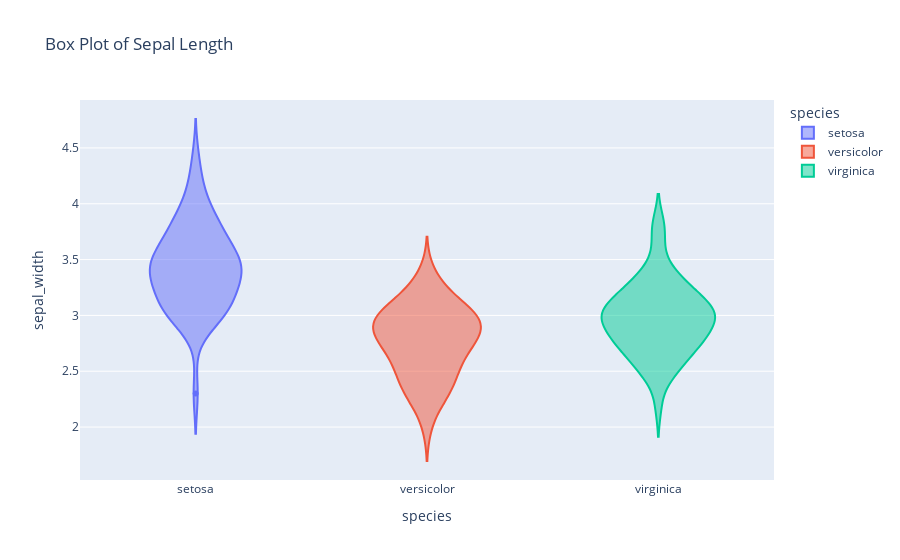

The cell this chart's notebook holds for it:
### Markdown cell above
# Violin plot using plotly

### Code cell
#violin plot on iris dataset

fig8= px.violin(iris,x="species",y="sepal_width",color="species",title="Box Plot of Sepal Length")
fig8.show()

#saving the plot in outputs folder
fig8.write_image("./outputs/violin_plot.png",scale=3)  #scale is used to enhance the quality of the plot

### Figure 1 — Plotly figure (JSON) as saved in the notebook; plotly's stock layout.template omitted (floating-point values rounded to 4 significant figures)
{"data": [{"alignmentgroup": "True", "box": {"visible": false}, "hovertemplate": "species=%{x}<br>sepal_width=%{y}<extra></extra>", "legendgroup": "setosa", "marker": {"color": "#636efa"}, "name": "setosa", "offsetgroup": "setosa", "orientation": "v", "scalegroup": "True", "showlegend": true, "type": "violin", "x": ["setosa", "setosa", "setosa", "setosa", "setosa", "setosa", "setosa", "setosa", "setosa", "setosa", "setosa", "setosa", "setosa", "setosa", "setosa", "setosa", "setosa", "setosa", "setosa", "setosa", "setosa", "setosa", "setosa", "setosa", "setosa", "setosa", "setosa", "setosa", "setosa", "setosa", "setosa", "setosa", "setosa", "setosa", "setosa", "setosa", "setosa", "setosa", "setosa", "setosa", "setosa", "setosa", "setosa", "setosa", "setosa", "setosa", "setosa", "setosa", "setosa", "setosa"], "x0": " ", "xaxis": "x", "y": [3.5, 3, 3.2, 3.1, 3.6, 3.9, 3.4, 3.4, 2.9, 3.1, 3.7, 3.4, 3, 3, 4, 4.4, 3.9, 3.5, 3.8, 3.8, 3.4, 3.7, 3.6, 3.3, 3.4, 3, 3.4, 3.5, 3.4, 3.2, 3.1, 3.4, 4.1, 4.2, 3.1, 3.2, 3.5, 3.6, 3, 3.4, 3.5, 2.3, 3.2, 3.5, 3.8, 3, 3.8, 3.2, 3.7, 3.3], "y0": " ", "yaxis": "y"}, {"alignmentgroup": "True", "box": {"visible": false}, "hovertemplate": "species=%{x}<br>sepal_width=%{y}<extra></extra>", "legendgroup": "versicolor", "marker": {"color": "#EF553B"}, "name": "versicolor", "offsetgroup": "versicolor", "orientation": "v", "scalegroup": "True", "showlegend": true, "type": "violin", "x": ["versicolor", "versicolor", "versicolor", "versicolor", "versicolor", "versicolor", "versicolor", "versicolor", "versicolor", "versicolor", "versicolor", "versicolor", "versicolor", "versicolor", "versicolor", "versicolor", "versicolor", "versicolor", "versicolor", "versicolor", "versicolor", "versicolor", "versicolor", "versicolor", "versicolor", "versicolor", "versicolor", "versicolor", "versicolor", "versicolor", "versicolor", "versicolor", "versicolor", "versicolor", "versicolor", "versicolor", "versicolor", "versicolor", "versicolor", "versicolor", "versicolor", "versicolor", "versicolor", "versicolor", "versicolor", "versicolor", "versicolor", "versicolor", "versicolor", "versicolor"], "x0": " ", "xaxis": "x", "y": [3.2, 3.2, 3.1, 2.3, 2.8, 2.8, 3.3, 2.4, 2.9, 2.7, 2, 3, 2.2, 2.9, 2.9, 3.1, 3, 2.7, 2.2, 2.5, 3.2, 2.8, 2.5, 2.8, 2.9, 3, 2.8, 3, 2.9, 2.6, 2.4, 2.4, 2.7, 2.7, 3, 3.4, 3.1, 2.3, 3, 2.5, 2.6, 3, 2.6, 2.3, 2.7, 3, 2.9, 2.9, 2.5, 2.8], "y0": " ", "yaxis": "y"}, {"alignmentgroup": "True", "box": {"visible": false}, "hovertemplate": "species=%{x}<br>sepal_width=%{y}<extra></extra>", "legendgroup": "virginica", "marker": {"color": "#00cc96"}, "name": "virginica", "offsetgroup": "virginica", "orientation": "v", "scalegroup": "True", "showlegend": true, "type": "violin", "x": ["virginica", "virginica", "virginica", "virginica", "virginica", "virginica", "virginica", "virginica", "virginica", "virginica", "virginica", "virginica", "virginica", "virginica", "virginica", "virginica", "virginica", "virginica", "virginica", "virginica", "virginica", "virginica", "virginica", "virginica", "virginica", "virginica", "virginica", "virginica", "virginica", "virginica", "virginica", "virginica", "virginica", "virginica", "virginica", "virginica", "virginica", "virginica", "virginica", "virginica", "virginica", "virginica", "virginica", "virginica", "virginica", "virginica", "virginica", "virginica", "virginica", "virginica"], "x0": " ", "xaxis": "x", "y": [3.3, 2.7, 3, 2.9, 3, 3, 2.5, 2.9, 2.5, 3.6, 3.2, 2.7, 3, 2.5, 2.8, 3.2, 3, 3.8, 2.6, 2.2, 3.2, 2.8, 2.8, 2.7, 3.3, 3.2, 2.8, 3, 2.8, 3, 2.8, 3.8, 2.8, 2.8, 2.6, 3, 3.4, 3.1, 3, 3.1, 3.1, 3.1, 2.7, 3.2, 3.3, 3, 2.5, 3, 3.4, 3], "y0": " ", "yaxis": "y"}], "layout": {"legend": {"title": {"text": "species"}, "tracegroupgap": 0}, "title": {"text": "Box Plot of Sepal Length"}, "violinmode": "overlay", "xaxis": {"anchor": "y", "categoryarray": ["setosa", "versicolor", "virginica"], "categoryorder": "array", "domain": [0, 1], "title": {"text": "species"}}, "yaxis": {"anchor": "x", "domain": [0, 1], "title": {"text": "sepal_width"}}}}
